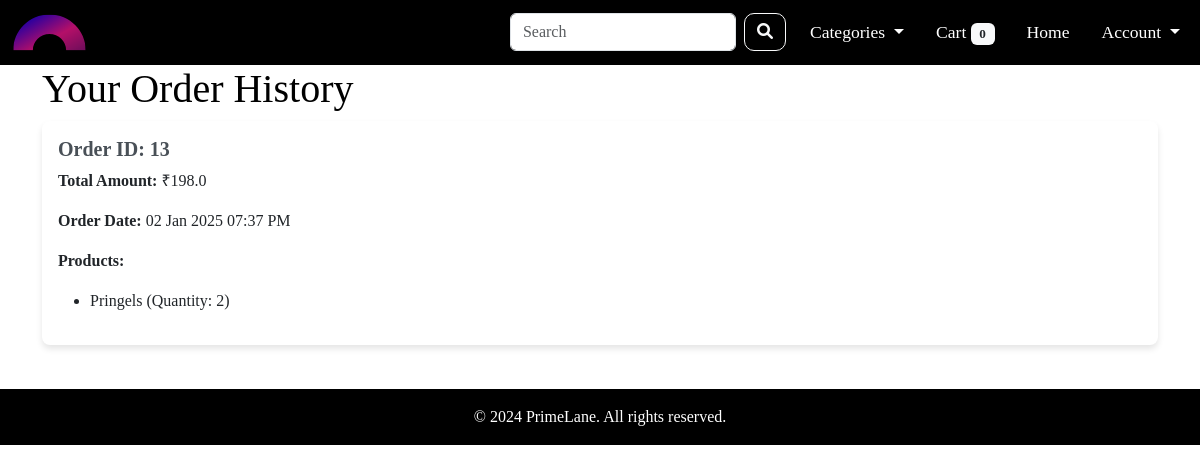
/order-history/ (signed in), run on the app's committed database.
### app/models.py (models this page shows)
class Order(Base):
    __tablename__ = 'orders'
    order_id = Column(Integer, primary_key=True, autoincrement=True)
    user_id = Column(Integer, ForeignKey('users.user_id'))
    payment_id = Column(String(100), nullable=True)
    payment_status = Column(String(50), default="Pending", nullable=False)
    order_date = Column(DateTime, default=get_ist_time)
    order_status = Column(String, nullable=False)
    order_total_amount = Column(Float, nullable=False)
    created_at = Column(DateTime, default=get_ist_time)
    updated_at = Column(DateTime, default=get_ist_time, onupdate=get_ist_time)
    user = relationship('User', back_populates='orders')
    products = relationship('OrderProduct', back_populates='order')

class OrderProduct(Base):
    __tablename__ = 'order_products'
    order_id = Column(Integer, ForeignKey('orders.order_id'), primary_key=True)
    product_id = Column(Integer, ForeignKey('products.product_id'), primary_key=True)
    order_product_quantity = Column(Integer, nullable=False)
    order_product_price = Column(Float, nullable=False)
    order = relationship('Order', back_populates='products')
    product = relationship('Product', back_populates='order_products')

class Product(Base):
    __tablename__ = 'products'
    product_id = Column(Integer, primary_key=True, autoincrement=True)
    product_name = Column(String(100), nullable=False)
    product_description = Column(String(500), nullable=True)
    product_price = Column(Integer, nullable=False)
    product_quantity = Column(Integer, nullable=False)
    category_id = Column(Integer, ForeignKey('categories.category_id'))
    created_at = Column(DateTime, default=get_ist_time)
    updated_at = Column(DateTime, default=get_ist_time, onupdate=get_ist_time)
    image_url = Column(String(200), nullable=True)
    is_deleted = Column(Boolean, default=False)
    category = relationship('Category', back_populates='products')
    order_products = relationship('OrderProduct', back_populates='product')
    shopping_carts = relationship('ShoppingCart', back_populates='product')

### app/routes.py (the view)
@main.route('/order-history/', methods=['GET'])
def order_history():
    user_id = session.get('user_id')
    if not user_id:
        flash("You need to be logged in to view your order history.", 'danger')
        return redirect(url_for('login'))
    db_session = get_session()
    orders = db_session.query(Order).filter_by(user_id=user_id, payment_status='completed').options(
        joinedload(Order.products).joinedload(OrderProduct.product)
    ).all()
    if not orders:
        flash("You have no order history with completed payments.", 'info')
    db_session.close()
    return render_template('order_history.html', orders=orders)

### app/__init__.py (called while the page is built)
def create_app():
    app = Flask(__name__)
    app.config.from_object('config.Config')
    init_db()
    @app.before_request
    def before_request():
        g.rupee_symbol = '₹'
    mail.init_app(app)
    Migrate(app, engine)
    app.register_blueprint(main)
    app.register_blueprint(admin, url_prefix='/admin')
    app.register_blueprint(auth)
    Base.metadata.create_all(engine)
    app.config['SECRET_KEY'] = 'secret_key'
    return app

### app/routes.py (called while the page is built)
@main.before_request
def before_request():
    user_id = session.get('user_id')
    if user_id:
        db_session = get_session()
        products_in_cart = db_session.query(ShoppingCart).filter_by(user_id=user_id).all()
        cart_count = sum(item.cart_quantity for item in products_in_cart)
        g.cart_count = cart_count
    else:
        g.cart_count = 0

@main.before_request
def load_categories():
    db_session = get_session()
    g.categories = db_session.query(Category).all()
    db_session.close()

### db/engine.py (called while the page is built)
def get_session():
    return Session()

### app/templates/order_history.html
{% extends 'base.html' %}
{% block content %}
    <div class="container">
        <h1>Your Order History</h1>
        {% if orders %}
            <div class="row">
                {% for order in orders %}
                    <div class="col-12">
                        <div class="order-card mb-4">
                            <div class="card">
                                <div class="card-body">
                                    <h5 class="card-title">Order ID: {{ order.order_id }}</h5>
                                    <p><strong>Total Amount:</strong> ₹{{ order.order_total_amount }}</p>
                                    <p><strong>Order Date:</strong> {{ order.order_date.strftime('%d %b %Y %I:%M %p') }}</p>
                                    <p><strong>Products:</strong></p>
                                    <ul>
                                        {% for order_product in order.products %}
                                            <li>{{ order_product.product.product_name }} (Quantity: {{ order_product.order_product_quantity }})</li>
                                        {% endfor %}
                                    </ul>
                                </div>
                            </div>
                        </div>
                    </div>
                {% endfor %}
            </div>
        {% else %}
            <p>No orders found.</p>
        {% endif %}
    </div>
{% endblock %}

### app/static/css/main.css (style rules this page uses)
* { box-sizing: border-box; font-family: agrandir; }
body { background-color: #ffffff; color: black; margin: 0; padding: 0; background-clip: content-box; }
.card { border: none; border-radius: 8px; transition: transform 0.3s ease, box-shadow 0.3s ease; background-color: #ffffff; box-shadow: 0 4px 6px rgba(0, 0, 0, 0.1); }
.card-title { font-weight: bold; color: #495057; }

### data on the page
Order: order_id "13", order_total_amount "198.0", order_date "02 Jan 2025 07:37 PM"
OrderProduct: product.product_name "Pringels", order_product_quantity "2"

### other printed values
{{ g.cart_count }} "0"
